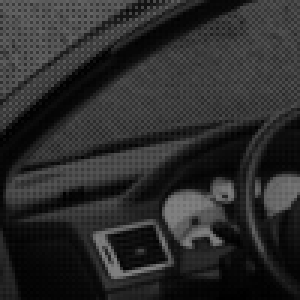
#> input picture 00-introduction/bayer_input.png, 100 x 100 px (shown 3 times larger)
$ jupyter execute exercise_bayer.ipynb
#> lines starting #> are read from the running program, lines starting #| are printed output that depends on the picture
# Exercise: Debayering of an image

**Author:** _Erik Rodner_<br>
**Lecture:** Computer Vision and Machine Learning I

In the following exercise, we will debayer an image. Keep an mind that Bayer patterns can look different. The following raw image is based on the following Bayer pattern:

Let's read the image and display a part of it

[cell 1]
from skimage.io import imread, imsave
import matplotlib.pylab as plt
import numpy as np

[cell 2]
img = imread("bayer_input.png")
#> img is the input picture: shape (100, 100); min 0, max 129, mean 43.4

[cell 3]
plt.imshow(img[:20,:20], cmap=plt.cm.gray)
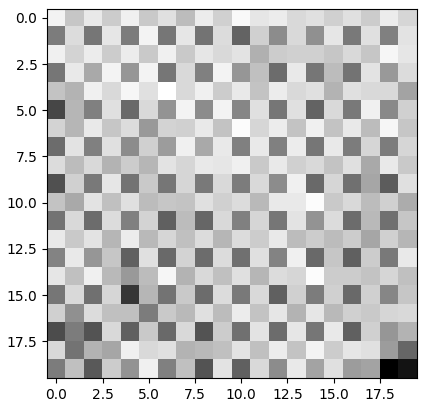
#> figure drawn by matplotlib, 1 panel

## Debayering and your solution starts here

[cell 4]
# The image is usually in uint8 (byte), which is difficult sometimes if you do calculations
# that exceed the range between [0, 255]
# Therefore, we convert the image here:
img = img.astype(int)

# determine width and height of the image
h, w = img.shape
#> h = 100; w = 100
# define an variable that we use to store our result
# this is an image with 3 channels, R, G and B
img_debayer = np.zeros((h, w, 3), np.uint8)

# let's loop through the image and ignore the border
for y in range(1,h-1):
    for x in range(1,w-1):
        # check what kind of pixel this is and merge the R, G, B values
        # in an appropiate way, use variables r, g, b for it
        r = 0
        g = 0
        b = 0

        #
        ## ADD debayer algorithm here
        #
        #


        # assign pixel values
        img_debayer[y, x, 0] = r
        img_debayer[y, x, 1] = g
        img_debayer[y, x, 2] = b
#> img_debayer: shape (100, 100, 3); every value is 0
